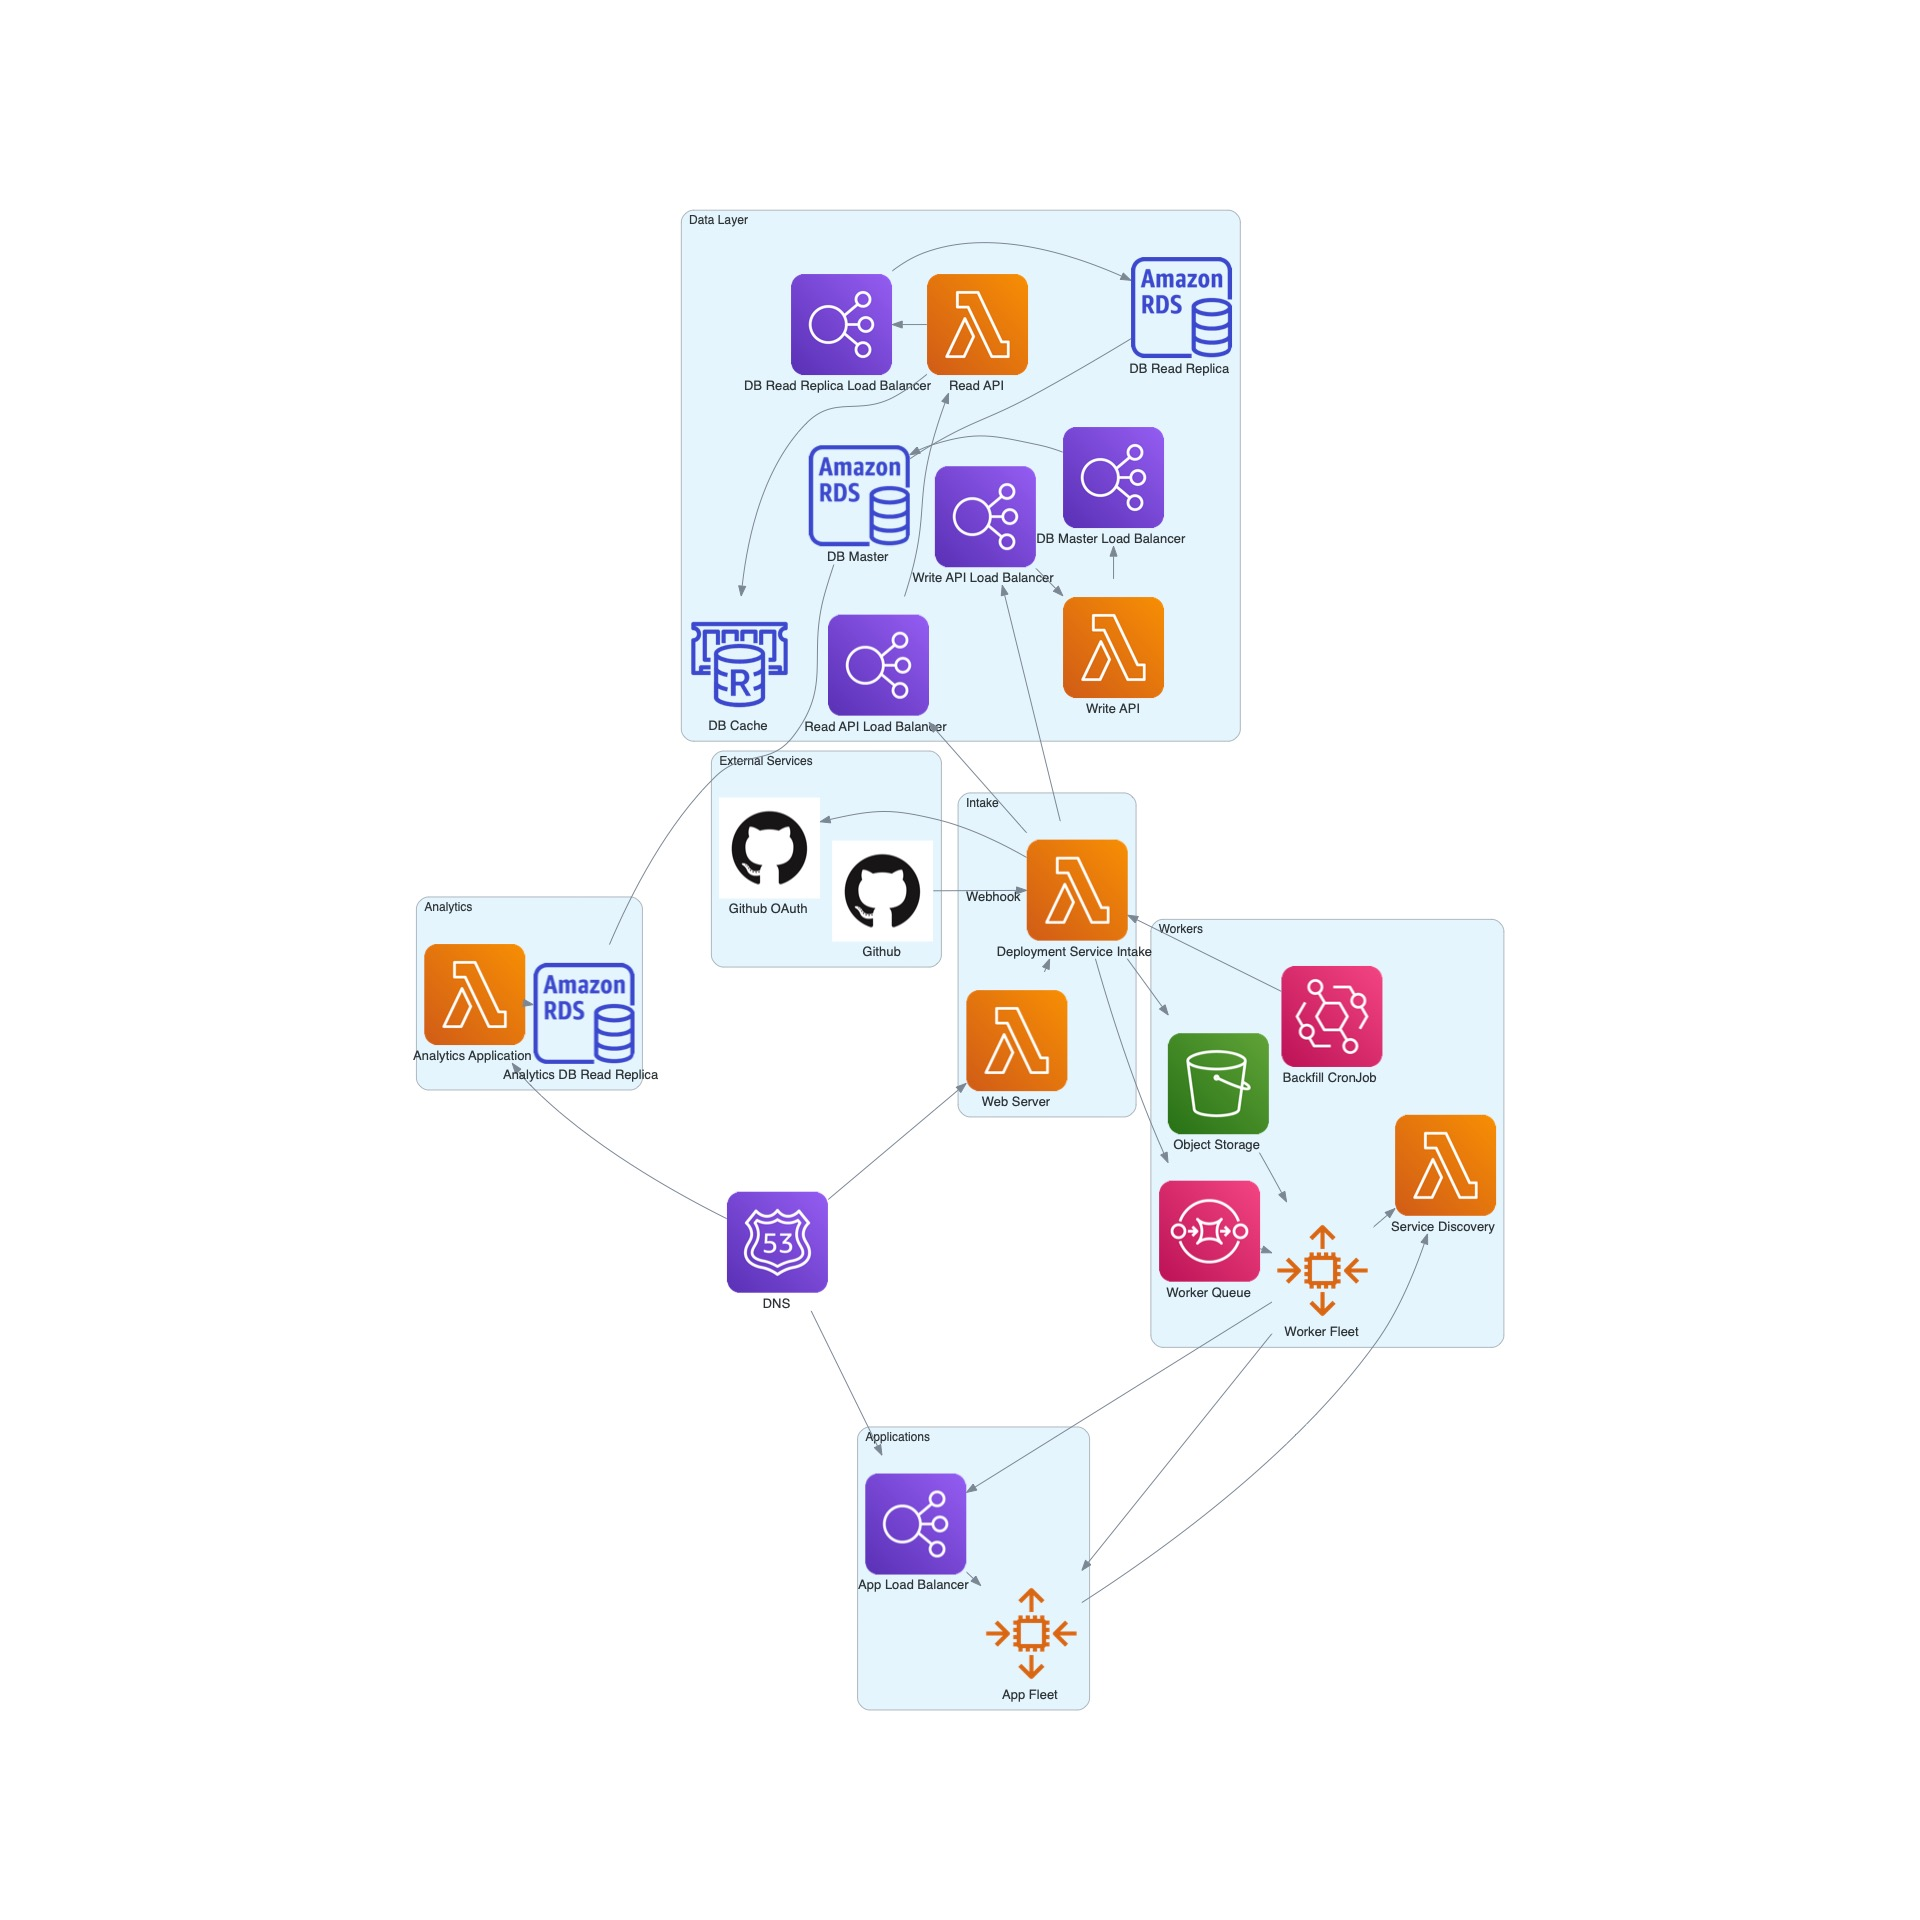

Write Python code to recreate this figure.
from urllib.request import urlretrieve

from diagrams import Diagram, Cluster, Edge
from diagrams.custom import Custom
from diagrams.aws.network import Route53, ELB
from diagrams.aws.compute import Lambda
from diagrams.aws.integration import Eventbridge
from diagrams.aws.integration import SQS
from diagrams.aws.compute import EC2AutoScaling
from diagrams.aws.storage import S3
from diagrams.aws.database import RDSInstance
from diagrams.aws.database import ElasticacheForRedis

graph_attr = {
    "viewport": "1920,1920",
    "fontsize": "45",
    "bgcolor": "transparent",
    "layout":"fdp",
    "splines":"spline",
    "concentrate":"true",
}

github_url = "https://github.githubassets.com/images/modules/logos_page/GitHub-Mark.png"
github_icon = "/tmp/github.png"
urlretrieve(github_url, github_icon)

with Diagram(filename="deployment-engine", outformat="jpg", graph_attr=graph_attr):
    dns = Route53("DNS")

    with Cluster("External Services"):
        # Github
        github = Custom("Github", github_icon)
        github_oauth = Custom("Github OAuth", github_icon)

    with Cluster("Intake"):
        # Deployment Service Intake
        deploy_svc_intake = Lambda("Deployment Service Intake")
        deploy_svc_intake >> Edge(label="Pull") >> github
        github >> Edge(label="Webhook") >> deploy_svc_intake
        deploy_svc_intake >> github_oauth

        # Webserver
        web_server = Lambda("Web Server")
        web_server >> deploy_svc_intake
        dns >> web_server

    with Cluster("Applications"):
        # Application
        app_lb = ELB("App Load Balancer")
        app_fleet = EC2AutoScaling("App Fleet")
        app_lb >> app_fleet
        dns >> app_lb

    with Cluster("Workers"):
        # Backfill cronjob
        backfill_cronjob = Eventbridge("Backfill CronJob")
        backfill_cronjob >> deploy_svc_intake

        # Workers
        worker_fleet = EC2AutoScaling("Worker Fleet")
        worker_fleet >> app_lb
        worker_fleet >> app_fleet
        worker_queue = SQS("Worker Queue")
        worker_queue >> worker_fleet
        deploy_svc_intake >> worker_queue

        # Object Storage
        obj_storage = S3("Object Storage")
        deploy_svc_intake >> obj_storage
        obj_storage >> worker_fleet

        # Service Discovery
        svc_discovery = Lambda("Service Discovery")
        worker_fleet >> svc_discovery
        app_fleet >> svc_discovery

    with Cluster("Data Layer"):
        # Write API
        write_api_lb = ELB("Write API Load Balancer")
        write_api = Lambda("Write API")
        write_api_lb >> write_api

        db_master_lb = ELB("DB Master Load Balancer")
        write_api >> db_master_lb

        db_master = RDSInstance("DB Master")
        db_master_lb >> db_master
        deploy_svc_intake >> write_api_lb

        # Read API
        read_api_lb = ELB("Read API Load Balancer")
        read_api = Lambda("Read API")
        read_api_lb >> read_api

        db_replica_lb = ELB("DB Read Replica Load Balancer")
        read_api >> db_replica_lb

        db_replica = RDSInstance("DB Read Replica")
        db_replica_lb >> db_replica
        deploy_svc_intake >> read_api_lb

        db_master - db_replica

        # Cache Layer
        db_cache = ElasticacheForRedis("DB Cache")
        read_api >> db_cache

    # Analytics Application
    with Cluster("Analytics"):
        db_replica_analytics = RDSInstance("Analytics DB Read Replica")
        db_replica_analytics - db_master

        analytics_app = Lambda("Analytics Application")
        analytics_app >> db_replica_analytics
        dns >> analytics_app
